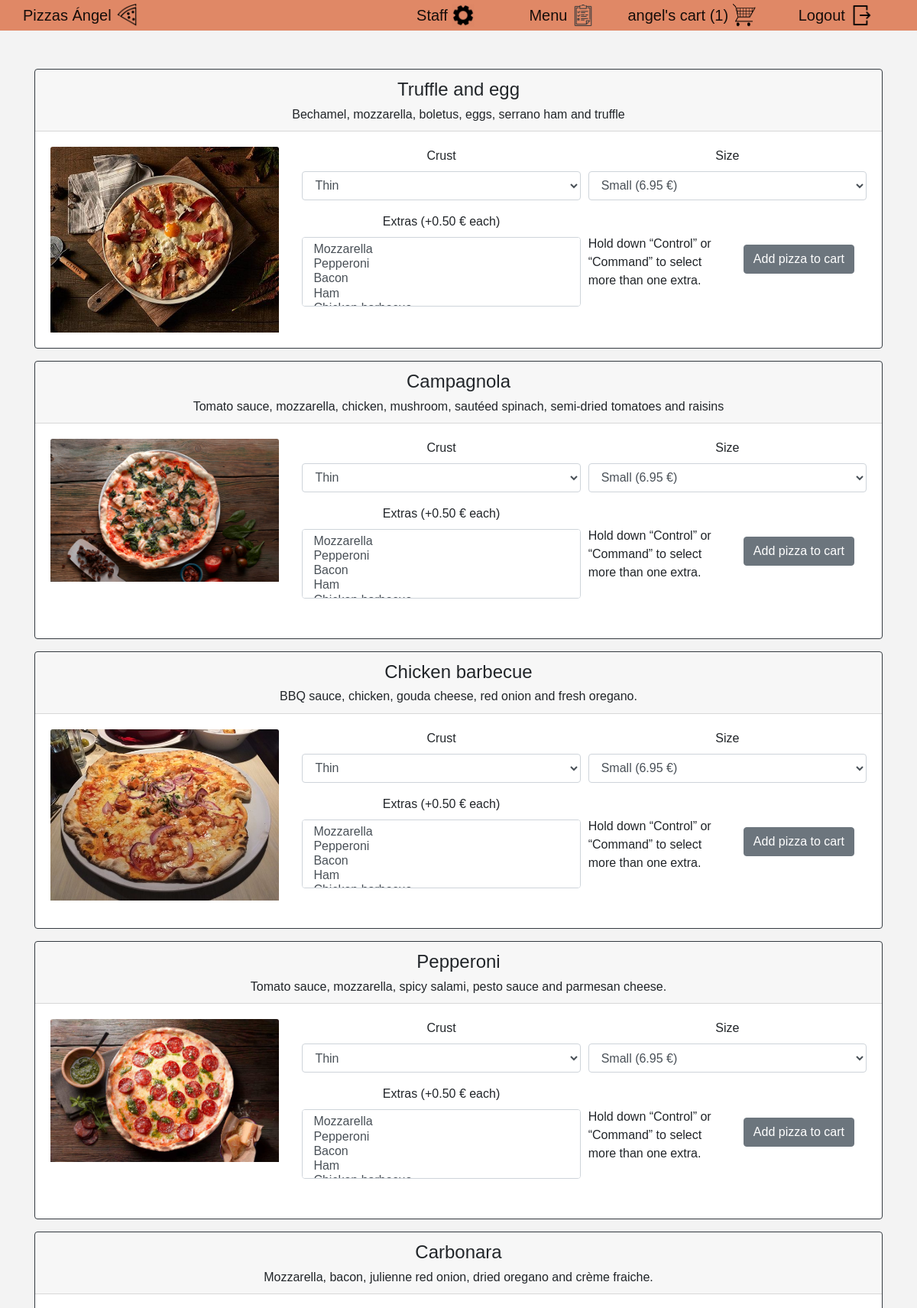
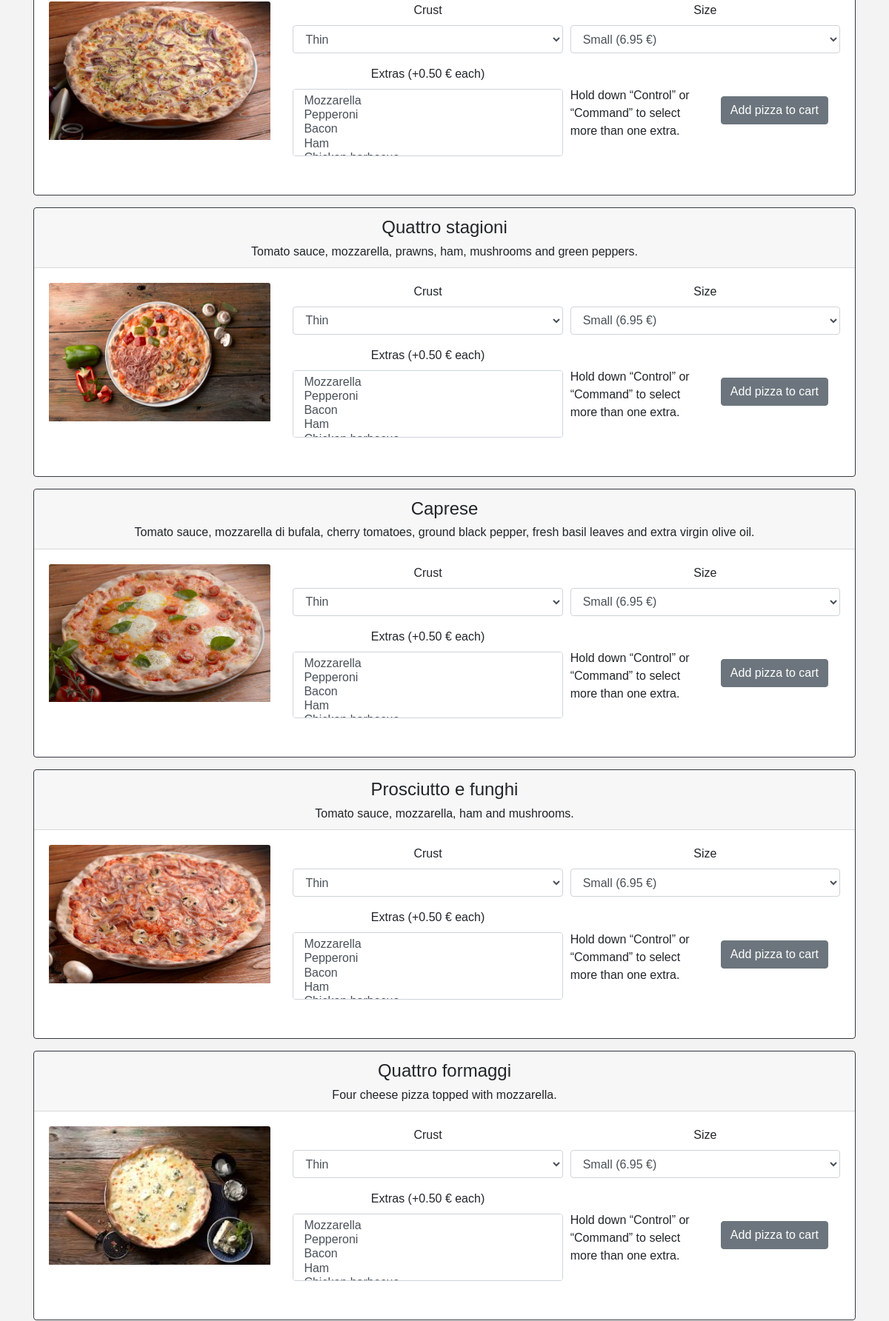
The app's page / (signed in, upper part) with its own data (2 pictures, top to bottom).
### orders/models.py (models this page shows, shortened)
class Flavor(models.Model):
    typeof_flavor = models.CharField(max_length=64)
    description = models.TextField(max_length=512, default='')

### orders/views.py (the view, shortened to what this page needs)
# urls.py: path("", views.index, name="index"),
def index(request):
    if not request.user.is_authenticated:
        return render(request, "orders/login.html")
    username = request.user
    context = {
        "user": request.user,
        "flavors": Flavor.objects.all(),
        "crusts": Crust.objects.all(),
        "sizes": Size.objects.all(),
        "extras": Extra.objects.all(),
        "pizzas": Pizza.objects.all().filter(username=username),
        "orders": Pizza.objects.all().filter(username=username).count(),
        "total_order": Pizza.objects.all().filter(username=username).aggregate(Sum('price'))
        }
    return render(request, "orders/index.html", context)

### orders/models.py (called while the page is built)
    def __str__(self):
        return f"{self.typeof_crust}"

    def __str__(self):
        return f"{self.typeof_size}"

    def __str__(self):
        return f"{self.typeof_extra}"

### orders/templates/orders/index.html (shortened to what this page needs)
{% extends "orders/base.html" %}
{% load static %}
{% block body %}
{% for item_flavors in flavors %}
<div class="card-deck">
    <div class="card border-dark mb-3 centered">
        <div class="card-header">
            <h4 class="centered">{{ item_flavors.typeof_flavor }}</h4>
            <h6 class="centered" style="margin:0px;">{{ item_flavors.description }}</h6>
        </div>
        <div class="card-body">
            <div class="row">
                <div class="col" style="max-width: 30%;">
                    <img class="card-img-top" src="{% static 'orders/media/pizzas/pizza_'%}{{ item_flavors.typeof_flavor}}.jpg" alt="" style="max-width: 100%;">
                </div>
                <div class="col" style="max-width: 70%;">
                    <form method="POST">
                        <div class="form-row centered">
                            <div class="form-group col-md-6">
                                <label for="Input2" class="centered">Crust</label>
                                <select name="crust" id="Input2" class="form-control">
                                    {% for item_crusts in crusts %}
                                    <option> {{ item_crusts }} </option>
                                    {% endfor %}
                                </select>
                            </div>
                            <div class="form-group col-md-6">
                                <label for="Input1" class="centered">Size</label>
                                <select name="size" id="Input1" class="form-control">
                                    {% for item_sizes in sizes %}
                                    <option> {{ item_sizes }} </option>
                                    {% endfor %}
                                </select>
                            </div>
                        </div>
                        <div class="form-row centered align-items-center">
                            <div class="form-group col-md-6">
                                <label for="Input3" class="centered">Extras (+0.50 € each)</label>
                                <select multiple name="extra" id="Input3" class="form-control">
                                    {% for item_extras in extras %}
                                    <option> {{ item_extras }} </option>
                                    {% endfor %}
                                </select>
                            </div>
                            <div class="form-group col-md-3">
                                Hold down “Control” or “Command” to select more than one extra.
                            </div>
                            <div class="form-group col-md-3 centered">
                                <button type="submit" class="btn btn-secondary">
                                    Add pizza to cart
                                </button>
                            </div>
                        </div>
                    </form>
                </div>
            </div>
        </div>
    </div>
</div>
{% endfor %}
{% endblock %}

### orders/templates/orders/base.html (shortened to what this page needs)
{% load static %}
<html>
<head>
    <link rel="stylesheet" href="https://stackpath.bootstrapcdn.com/bootstrap/4.5.0/css/bootstrap.min.css"
>
    <link rel="stylesheet" href="{% static 'orders/styles.css' %}" />
    <nav class="navbar navbar-light sticky-top flex-md-nowrap p-0" style="background-color: #e08866;">
        <div class="container-fluid">
            <a class="navbar-brand col-sm-3 col-md-2 mr-0" href="{% url 'index' %}">
                Pizzas Ángel
                <img src="{% static 'orders/media/icon_pizza.png' %}" width="30" height="30"
                    class="d-inline-block align-top" alt="">
            </a>
            {% if user.username %}
            <ul class="navbar-nav px-3">
                <li class="nav-item text-nowrap">
                    {% if user.is_staff %}
                    <a class="navbar-brand" href="admin/" }>
                        Staff
                        <img src="{% static 'orders/media/icon_settings.png' %}" width="30" height="30"
                            class="d-inline-block align-top" alt="">
                    </a>
                    {% endif %}
                    <a class="navbar-brand col-sm-3 col-md-2 mr-0" href="{% url 'index' %}">
                        Menu
                        <img src="{% static 'orders/media/icon_menu.png' %}" width="30" height="30"
                            class="d-inline-block align-top" alt="">
                    </a>
                    <a class="navbar-brand" href="{% url 'cart' %}">
                        {{ user.username }}'s cart
                        {% if orders > 0 %}
                            <span class="cart" style="font-size: 20;">
                                ({{ orders }})
                            </span>
                        {% endif%}
                        <img src="{% static 'orders/media/icon_cart.png' %}" width="30" height="30"
                            class="d-inline-block align-top" alt="">
                    </a>
                    <a class="navbar-brand" href="{% url 'logout' %}">
                        Logout
                        <img src="{% static 'orders/media/icon_logout.png' %}" width="30" height="30"
                            class="d-inline-block align-top" alt="">
                    </a>
                </li>
            </ul>
            {% endif %}
        </div>
    </nav>
</head>
<body>
    <div class="container">
        {% block body %}
        {% endblock %}
    </div>
</body>
</html>

### orders/static/orders/styles.css (style rules this page uses)
body { font-family: sans-serif; background-color: rgb(243, 243, 243); }
.centered { display: flex; justify-content: center; vertical-align: text-top; }
.container { margin-bottom:100px; margin-top:50px }
.cart { animation-name: grow; animation-duration: 1s; animation-fill-mode: forwards; }

### records on screen
Flavor: typeof_flavor "Truffle and egg", description "Bechamel, mozzarella, boletus, eggs, serrano ham and truffle", typeof_flavor (picture)
Flavor: typeof_flavor "Campagnola", description "Tomato sauce, mozzarella, chicken, mushroom, sautéed spinach, semi-dried tomatoes and raisins", typeof_flavor (picture)
Flavor: typeof_flavor "Chicken barbecue", description "BBQ sauce, chicken, gouda cheese, red onion and fresh oregano.", typeof_flavor (picture)
Flavor: typeof_flavor "Pepperoni", description "Tomato sauce, mozzarella, spicy salami, pesto sauce and parmesan cheese.", typeof_flavor (picture)
Flavor: typeof_flavor "Carbonara", description "Mozzarella, bacon, julienne red onion, dried oregano and crème fraiche.", typeof_flavor (picture)
Flavor: typeof_flavor "Quattro stagioni", description "Tomato sauce, mozzarella, prawns, ham, mushrooms and green peppers.", typeof_flavor (picture)
Flavor: typeof_flavor "Caprese", description "Tomato sauce, mozzarella di bufala, cherry tomatoes, ground black pepper, fresh basil leaves and extra virgin olive oil.", typeof_flavor (picture)
Flavor: typeof_flavor "Prosciutto e funghi", description "Tomato sauce, mozzarella, ham and mushrooms.", typeof_flavor (picture)
Flavor: typeof_flavor "Quattro formaggi", description "Four cheese pizza topped with mozzarella.", typeof_flavor (picture)

### other values on screen
{{ user.username }} "angel"
{{ orders }} "1"
form field crust "Thin"
form field size "Small (6.95 €)"
